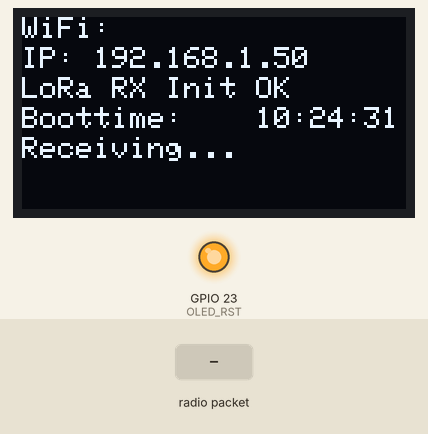
A sketch run on a simulated ESP32. Shown: 128×64 one-colour display, output pins drawn as LEDs (lit = HIGH). The test bench sets the inputs (shaded band). WiFi joins after 1.5 s; servers stay silent unless stated; the local clock reads 2024-03-15 10:24:30 at power-on unless the sketch sets it; no radio packets arrive unless stated; pins used as bus, display or sensor lines are not drawn; what the sketch prints to the serial monitor is not drawn.

Above: at 2.8 s.
2.9 s: radio packet "1" arrives
At 5.1 s:
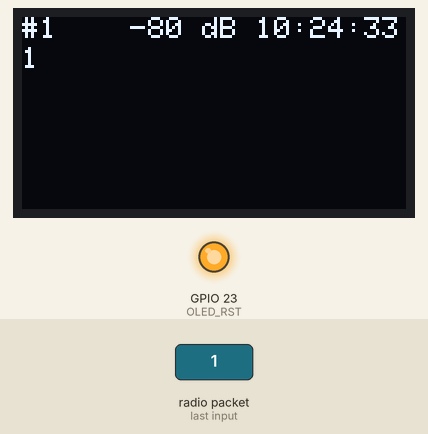
5.4 s: radio packet "0" arrives
At 7.2 s:
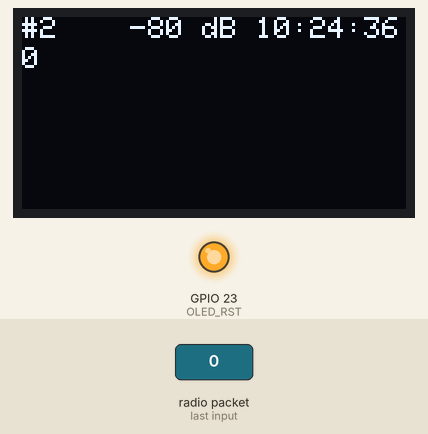
7.9 s: radio packet "2" arrives
At 10.3 s:
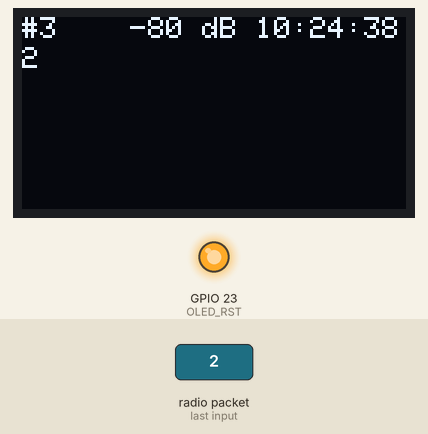
Timing chart, 0 to 11.8 s (numbered marks = the images above; inputs shaded):
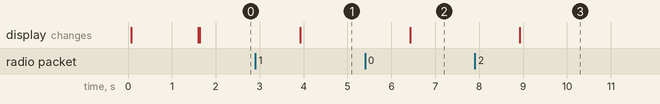

The sketch:

LoRa_RX.ino
```cpp
//Libraries for LoRa
#include <SPI.h>
#include <LoRa.h>

// OLED SSD1306
#include <Wire.h>
#include <Adafruit_GFX.h>
#include <Adafruit_SSD1306.h>

// time sync
#include <WiFi.h>
#include "time.h"

const char* ssid     = "";
const char* password = "";

//const char* ntpServer = "de.pool.ntp.org";
const char* ntpServer = "192.168.1.1";
// settings for .DE
const long  gmtOffset_sec = 3600;
const int   daylightOffset_sec = 3600;

// define the pins used by the LoRa transceiver module
// these can be different on different devices
#define SCK 5
#define MISO 19
#define MOSI 27
#define SS 18
#define RST 23 // 14
#define DIO0 26

// 433E6 for Asia, 866E6 for Europe, 915E6 for North America
#define BAND 866E6

// OLED pins
// these can be different on different devices
#define OLED_SDA 21 //4
#define OLED_SCL 22 // 15
#define OLED_RST 23 // 16
#define SCREEN_WIDTH 128 // OLED display width, in pixels
#define SCREEN_HEIGHT 64 // OLED display height, in pixels

Adafruit_SSD1306 display(SCREEN_WIDTH, SCREEN_HEIGHT, &Wire, OLED_RST);

String LoRaData, tmpData;
int ReceivedPackets = 0;

void setup() {
  Serial.begin(115200);
  Serial.println("========== LoRa RX ==========");

  //reset OLED display via software
  pinMode(OLED_RST, OUTPUT);
  digitalWrite(OLED_RST, LOW);
  delay(20);
  digitalWrite(OLED_RST, HIGH);

  //initialize OLED
  Wire.begin(OLED_SDA, OLED_SCL);
  if(!display.begin(SSD1306_SWITCHCAPVCC, 0x3c, false, false)) { // Address 0x3C for 128x32
    Serial.println(F("SSD1306 allocation failed"));
    for(;;); // Don't proceed, loop forever
  }
  display.clearDisplay();
  display.setTextColor(WHITE);
  display.setTextSize(1);
  display.setCursor(0,0);
  display.print("WiFi: ");

  // Connect to Wi-Fi
  Serial.print("Connecting to ");
  Serial.print(ssid);
  display.print(ssid);
  display.display();
  WiFi.begin(ssid, password);
  while (WiFi.status() != WL_CONNECTED) {
    delay(500);
    Serial.print(".");
  }
  Serial.print("\nWiFi connected, IP: ");
  Serial.println(WiFi.localIP());
  display.setCursor(0,10);
  display.print("IP: ");
  display.print(WiFi.localIP());
  display.display();

  // Init and get the time
  configTime(gmtOffset_sec, daylightOffset_sec, ntpServer);
  Serial.println(printLocalTime());
  display.setCursor(0,20);
  display.print("LoRa RX Init OK");
  display.setCursor(0,30);
  display.print("Boottime: ");
  display.setCursor(78,30);
  display.print(printLocalTime());
  display.setCursor(0,40);
  display.print("Receiving...");
  display.display();

  SPI.begin(SCK, MISO, MOSI, SS);
  //setup LoRa transceiver module
  LoRa.setPins(SS, RST, DIO0);

  if (!LoRa.begin(BAND)) {
    Serial.println("Starting LoRa failed!");
    while (1);
  }
  Serial.println("Init OK");
  display.display();
}

void loop() {
  //try to parse packet
  int packetSize = LoRa.parsePacket();
  if (packetSize) {
    ReceivedPackets++;
    Serial.print("Received packet ");
    LoRaData = "";
    while (LoRa.available()) {
      LoRaData += LoRa.readString();
    }
    Serial.print(LoRaData);

    int rssi = LoRa.packetRssi();
    Serial.print("\nwith RSSI ");
    Serial.println(rssi);

    display.clearDisplay();
    display.setCursor(0,0);
    display.print("#");
    display.setCursor(6,0);
    display.print(ReceivedPackets);
    display.setCursor(36,0);
    display.print(rssi);
    display.setCursor(60,0);
    display.print("dB");
    display.setCursor(78,0);
    display.print(printLocalTime());
    display.setCursor(0,10);
    display.print(LoRaData);
    display.display();
  }
}

String printLocalTime(){
  struct tm timeinfo;
  if(!getLocalTime(&timeinfo)){
    return("--:--:--");
  } else {
    char strTime[9];
    strftime(strTime, sizeof strTime, "%H:%M:%S", &timeinfo);
    return(strTime);
  }

}

String old_printLocalTime(){
  struct tm timeinfo;
  if(!getLocalTime(&timeinfo)){
//    Serial.println("Failed to obtain time");
    return(" no time");
  }
}
```

Measured:
- after the input at 2.9 s, the display: changes after 1.0 s (image 1)
- after the input at 5.4 s, the display: changes after 1.0 s (image 2)
- after the input at 7.9 s, the display: changes after 1.0 s (image 3)
